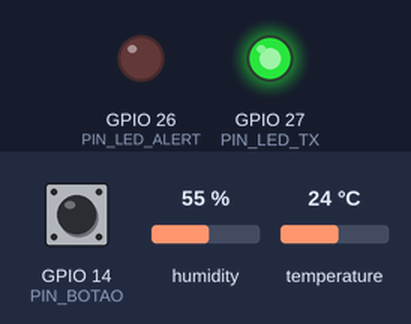
Bench run of a sketch on a simulated ESP32. Shown: output pins drawn as LEDs (lit = HIGH). The inputs (shaded band) are chosen by the test bench; at power-on: GPIO 14 (PIN_BOTAO) HIGH, humidity 55 %, temperature 24 °C. WiFi joins after 1.5 s; servers stay silent unless stated; uploads are accepted with an empty reply; what the sketch prints to the serial monitor is not drawn.

Above: at 2.7 s.
2.8 s: GPIO 14 (PIN_BOTAO) pulled LOW for 0.15 s
At 3.2 s:
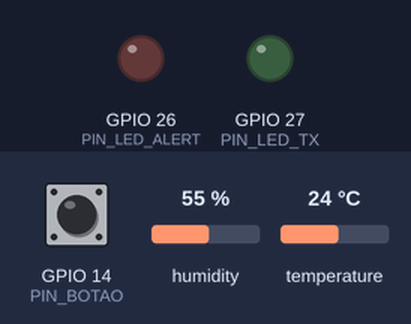
9.0 s: GPIO 14 (PIN_BOTAO) pulled LOW for 1 s
At 11.1 s:
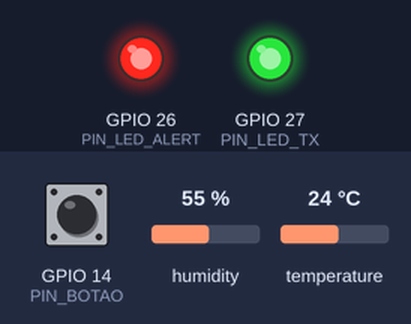
11.5 s: GPIO 14 (PIN_BOTAO) pulled LOW for 0.15 s
At 12.2 s:
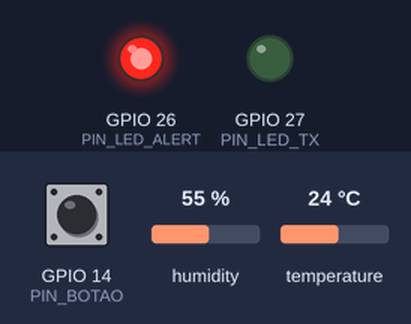
13.1 s: GPIO 14 (PIN_BOTAO) pulled LOW for 3.2 s
At 13.5 s:
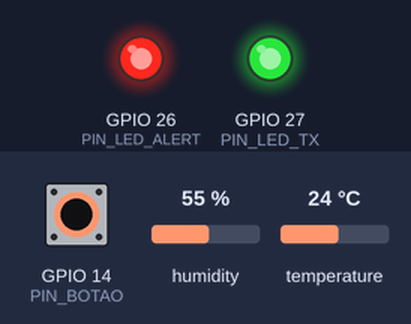
17.8 s: GPIO 14 (PIN_BOTAO) driven LOW
At 19.2 s:
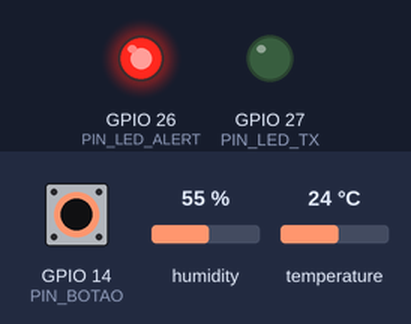
Timing chart, 0 to 20.8 s (numbered marks = the images above; inputs shaded):
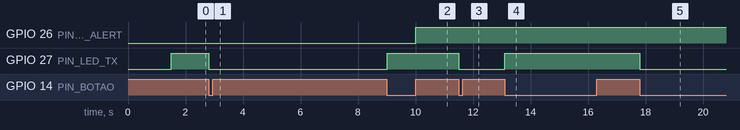

The sketch:

sketch.ino
```cpp
/*
 * Monitoramento IoT de Câmara Fria — ESP32 + DHT22 (Wokwi)
 *
 * Fluxo: DHT22 --(1 fio, protocolo próprio)--> ESP32 --(Wi-Fi + HTTPS)--> API (Supabase Edge Function)
 *
 * Tratamento no dispositivo:
 *   1) validação  : descarta NaN e valores fora da faixa do DHT22
 *   2) média móvel: últimas 5 amostras válidas (amostra a cada 2 s)
 *   3) comparação : alerta se T > 8,0 °C ou UR > 70 %, com histerese
 *                   (só sai do alerta quando T < 7,5 °C e UR < 68 %)
 * Envio para a API a cada 10 s.
 *
 * Botão (GPIO 14): pausa/retoma a transmissão -> usado no teste de interrupção.
 * LED vermelho (GPIO 26): alerta | LED verde (GPIO 27): transmitindo
 */
#include <WiFi.h>
#include <WiFiClientSecure.h>
#include <HTTPClient.h>
#include "DHTesp.h"
#include "secrets.h"   // API_URL, DEVICE_TOKEN (não vai para o GitHub)

// ---------- Pinos ----------
const int PIN_DHT       = 15;
const int PIN_LED_ALERT = 26;
const int PIN_LED_TX    = 27;
const int PIN_BOTAO     = 14;

// ---------- Configuração ----------
const char* WIFI_SSID   = "Wokwi-GUEST";   // rede virtual do Wokwi (sem senha)
const char* WIFI_PASS   = "";
const char* DEVICE_ID   = "camara-01";

const unsigned long INTERVALO_AMOSTRA_MS = 2000;   // DHT22 aceita no mínimo ~2 s
const unsigned long INTERVALO_ENVIO_MS   = 10000;  // intervalo de coleta enviado à API
const int           TAM_MEDIA            = 5;

const float LIMITE_TEMP    = 8.0,  RETORNO_TEMP = 7.5;
const float LIMITE_UMID    = 70.0, RETORNO_UMID = 68.0;

// ---------- Estado ----------
DHTesp dht;
float bufTemp[TAM_MEDIA], bufUmid[TAM_MEDIA];
int   nAmostras = 0, posBuf = 0;
bool  alerta = false;
bool  transmitindo = true;
unsigned long ultimaAmostra = 0, ultimoEnvio = 0;
unsigned long envios = 0, falhas = 0;

// ---------- Wi-Fi ----------
void conectarWiFi() {
  if (WiFi.status() == WL_CONNECTED) return;
  Serial.print("[WiFi] conectando");
  WiFi.begin(WIFI_SSID, WIFI_PASS, 6);   // canal 6 acelera a conexão no Wokwi
  unsigned long t0 = millis();
  while (WiFi.status() != WL_CONNECTED && millis() - t0 < 15000) {
    delay(250);
    Serial.print(".");
  }
  Serial.println(WiFi.status() == WL_CONNECTED ? " ok, IP " + WiFi.localIP().toString() : " falhou");
}

// ---------- Leitura + tratamento ----------
bool leituraValida(float t, float h) {
  return !isnan(t) && !isnan(h) && t >= -40 && t <= 80 && h >= 0 && h <= 100;
}

void amostrar() {
  TempAndHumidity d = dht.getTempAndHumidity();
  if (!leituraValida(d.temperature, d.humidity)) {
    Serial.println("[DHT22] leitura inválida descartada");
    return;
  }
  bufTemp[posBuf] = d.temperature;
  bufUmid[posBuf] = d.humidity;
  posBuf = (posBuf + 1) % TAM_MEDIA;
  if (nAmostras < TAM_MEDIA) nAmostras++;
}

float media(const float* buf) {
  float s = 0;
  for (int i = 0; i < nAmostras; i++) s += buf[i];
  return s / nAmostras;
}

void atualizarAlerta(float t, float h) {
  if (!alerta && (t > LIMITE_TEMP || h > LIMITE_UMID)) alerta = true;
  else if (alerta && t < RETORNO_TEMP && h < RETORNO_UMID) alerta = false;
  digitalWrite(PIN_LED_ALERT, alerta ? HIGH : LOW);
}

// ---------- Envio HTTPS ----------
void enviar(float t, float h) {
  conectarWiFi();
  if (WiFi.status() != WL_CONNECTED) { falhas++; return; }

  String corpo = String("{\"device_id\":\"") + DEVICE_ID + "\","
               + "\"alerta\":" + (alerta ? "true" : "false") + ","
               + "\"leituras\":["
               +   "{\"grandeza\":\"temperatura\",\"valor\":" + String(t, 1) + ",\"unidade\":\"°C\"},"
               +   "{\"grandeza\":\"umidade\",\"valor\":"     + String(h, 1) + ",\"unidade\":\"%\"}"
               + "]}";

  WiFiClientSecure cliente;
  cliente.setInsecure();   // simulação: não valida o certificado (ver limitações no relatório)
  HTTPClient http;
  http.setTimeout(8000);
  http.begin(cliente, API_URL);
  http.addHeader("Content-Type", "application/json");
  http.addHeader("x-device-token", DEVICE_TOKEN);

  unsigned long t0 = millis();
  int codigo = http.POST(corpo);
  String resposta = http.getString();
  http.end();

  envios++;
  if (codigo != 201) falhas++;
  Serial.printf("[API] #%lu HTTP %d em %lu ms | T=%.1f °C UR=%.1f %% alerta=%s | %s\n",
                envios, codigo, millis() - t0, t, h, alerta ? "SIM" : "nao", resposta.c_str());
}

// ---------- Botão de pausa ----------
void verificarBotao() {
  static bool anterior = HIGH;
  static unsigned long ultimaTroca = 0;
  bool atual = digitalRead(PIN_BOTAO);
  if (anterior == HIGH && atual == LOW && millis() - ultimaTroca > 300) {
    transmitindo = !transmitindo;
    ultimaTroca = millis();
    Serial.println(transmitindo ? "[TX] transmissão RETOMADA" : "[TX] transmissão INTERROMPIDA");
  }
  anterior = atual;
  digitalWrite(PIN_LED_TX, transmitindo ? HIGH : LOW);
}

void setup() {
  Serial.begin(115200);
  pinMode(PIN_LED_ALERT, OUTPUT);
  pinMode(PIN_LED_TX, OUTPUT);
  pinMode(PIN_BOTAO, INPUT_PULLUP);
  dht.setup(PIN_DHT, DHTesp::DHT22);
  conectarWiFi();
  Serial.println("Câmara fria pronta. Altere o DHT22 clicando nele durante a simulação.");
}

void loop() {
  verificarBotao();
  unsigned long agora = millis();

  if (agora - ultimaAmostra >= INTERVALO_AMOSTRA_MS) {
    ultimaAmostra = agora;
    amostrar();
  }

  if (nAmostras > 0 && agora - ultimoEnvio >= INTERVALO_ENVIO_MS) {
    ultimoEnvio = agora;
    float t = media(bufTemp), h = media(bufUmid);
    atualizarAlerta(t, h);
    if (transmitindo) enviar(t, h);
    else Serial.printf("[TX] pausado — T=%.1f UR=%.1f não enviado\n", t, h);
  }
  delay(10);
}
```

secrets.example.h
```cpp
// Copie este arquivo como "secrets.h" (no Wokwi: crie uma aba nova chamada secrets.h)
// e troque pelos valores do SEU projeto. O secrets.h está no .gitignore.
#pragma once

#define API_URL      "https://SEU_PROJECT_REF.supabase.co/functions/v1/api/leituras"
#define DEVICE_TOKEN "troque-por-um-token-longo-e-aleatorio"
```

Measured:
- after the input at 2.8 s, GPIO 27 (PIN_LED_TX): HIGH → LOW at once
- after the input at 9.0 s, GPIO 27 (PIN_LED_TX): LOW → HIGH at once
- after the input at 11.5 s, GPIO 27 (PIN_LED_TX): HIGH → LOW at once
- after the input at 13.1 s, GPIO 27 (PIN_LED_TX): LOW → HIGH at once
- after the input at 17.8 s, GPIO 27 (PIN_LED_TX): HIGH → LOW at once
